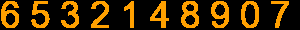
#> input picture digits/0fcc0d83409c547d3a9d038cc7808fa3s.png, 300 x 30 px
$ python -i get_training_data.py   (imports and definitions only)   (older library calls are emulated)
#> lines starting #> are read from the running program, lines starting #| are printed output that depends on the picture; after the words box and inside, x2 and y2 are one past the last pixel; in counts of white or black regions, pixels touching at a corner belong together
import hashlib
import glob
import sys
import time
import os
import json
import re
from lxml import etree
import requests
import numpy as np
import cv2

headers = {"User-Agent": "Mozilla/5.0 (Macintosh; Intel Mac OS X 10_13_6) AppleWebKit/537.36 (KHTML, like Gecko) Chrome/68.0.3440.106 Safari/537.36"}
FOLDER = "digits"

# [23 lines left out: functions fix_url, save_pic, get_pic_url, not called in this run]

def label_pic(filepath):
    im = cv2.imread(filepath)
#> im is the input picture: shape (30, 300, 3); mean B, G, R 0, 42.1, 67
    imgray = cv2.cvtColor(im, cv2.COLOR_BGR2GRAY)
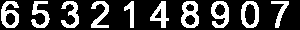
#> imgray: shape (30, 300); values 0 (black) and 170 (white), 26.3% white; 10 white regions, largest, box (x1, y1, x2, y2) and area: (181, 1, 199, 28) 291, (1, 1, 19, 28) 283, (211, 1, 229, 28) 279
    ret, thresh = cv2.threshold(imgray, 127, 255, 0)
#> thresh: shape (30, 300); 26.3% white; 10 white regions
    im2, contours, hierarchy = cv2.findContours(thresh, cv2.RETR_EXTERNAL, cv2.CHAIN_APPROX_SIMPLE)
#> contours = 10 contours; largest, box (x1, y1, x2, y2) and area: (241, 1, 259, 28) 387, (181, 1, 199, 28) 370, (1, 1, 19, 28) 320, (211, 1, 229, 28) 318, (150, 1, 169, 28) 227
    for contour in contours:
        [x, y, w, h] = cv2.boundingRect(contour)
        roi = imgray[y:y+h, x:x+w]
        roismall = cv2.resize(roi, (30, 30))
        cv2.imshow("small", roismall)
        key = cv2.waitKey(0)
        if key == 27:
            sys.exit()

        digit = int(chr(key))
        outname = "{}.png".format(digit)
        outpath = os.path.join("label", outname)
        cv2.imwrite(outpath, roismall)
#> this loop made 1 pass; (key Esc is pressed on pass 1)
#> (x, y, w, h) on pass 1: (271, 1, 18, 27)
#> pass 1, in label_pic, `roismall = cv2.resize(roi, (30, 30))`:
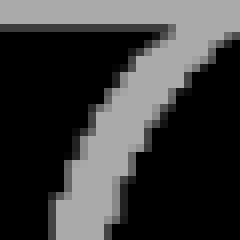
#> roismall: shape (30, 30) (shown 8 times larger); min 0, max 170, mean 59.3

# [44 lines left out: functions label_data, load_data, recog_num, not called in this run]


# [3 lines not run here, left out]

>>> result = label_pic('digits/0fcc0d83409c547d3a9d038cc7808fa3s.png')
#> (the program exits here)
